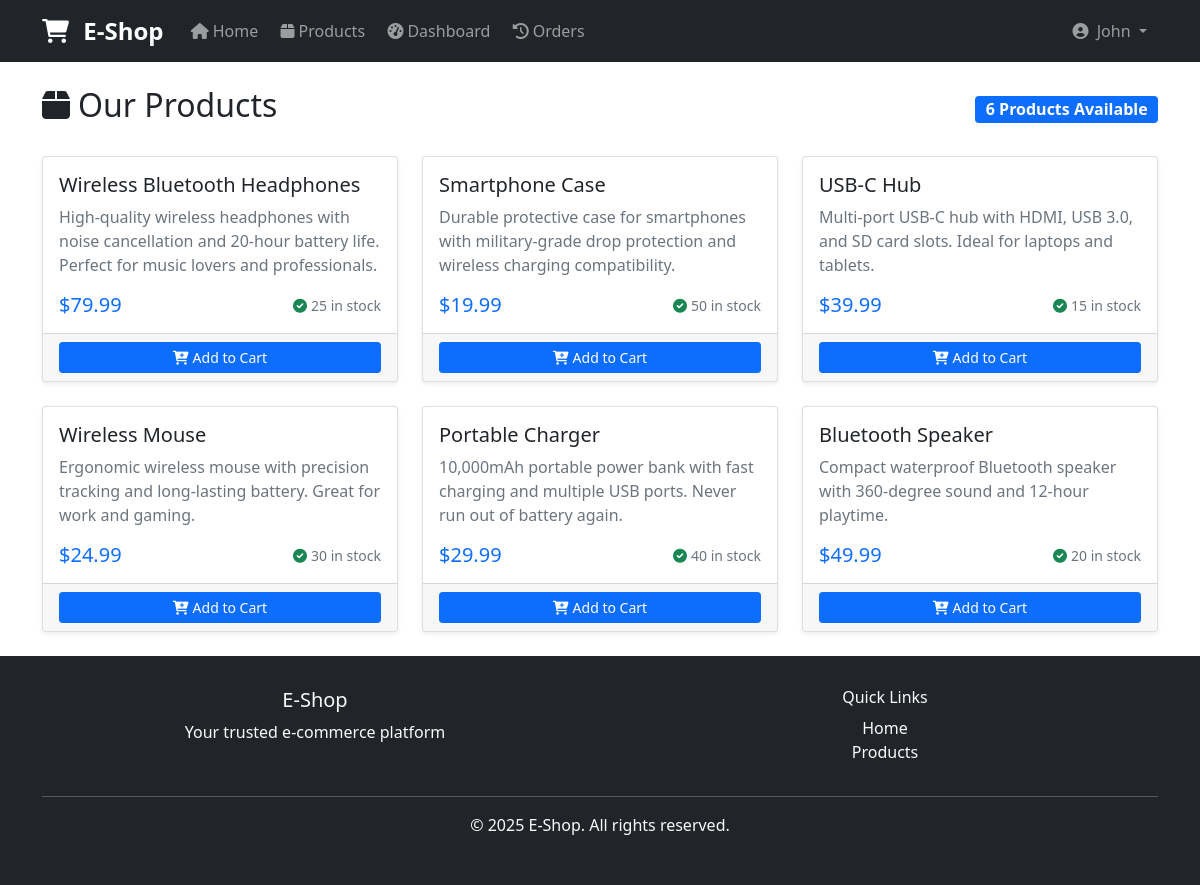
/store/products/ (signed in), run on the app's committed database.
### store/models.py (models this page shows, shortened)
class Product(models.Model):
	name = models.CharField(max_length=255)
	description = models.TextField()
	price = models.DecimalField(max_digits=10, decimal_places=2)
	stock = models.IntegerField()

### store/views.py (the view)
# urls.py: path('products/', views.products_view, name='products'),
def products_view(request):
    products = Product.objects.all()
    context = {
        'products': products,
    }
    return render(request, 'store/products.html', context)

### templates/store/products.html (shortened to what this page needs)
{% extends 'base.html' %}
{% block content %}
<div class="container mt-4">
    <div class="row">
        <div class="col-12">
            <div class="d-flex justify-content-between align-items-center mb-4">
                <h2><i class="fas fa-box me-2"></i>Our Products</h2>
                <span class="badge bg-primary fs-6">{{ products.count }} Products Available</span>
            </div>
        </div>
    </div>
    {% if products %}
        <div class="row">
            {% for product in products %}
                <div class="col-md-6 col-lg-4 mb-4">
                    <div class="card h-100 shadow-sm">
                        <div class="card-body">
                            <h5 class="card-title">{{ product.name }}</h5>
                            <p class="card-text text-muted">{{ product.description|truncatewords:20 }}</p>
                            <div class="d-flex justify-content-between align-items-center">
                                <span class="h5 text-primary mb-0">${{ product.price }}</span>
                                <small class="text-muted">
                                    {% if product.stock > 0 %}
                                        <i class="fas fa-check-circle text-success me-1"></i>{{ product.stock }} in stock
                                    {% else %}
                                        <i class="fas fa-times-circle text-danger me-1"></i>Out of stock
                                    {% endif %}
                                </small>
                            </div>
                        </div>
                        <div class="card-footer">
                            {% if product.stock > 0 %}
                                {% if user.is_authenticated %}
                                    <button class="btn btn-primary btn-sm w-100" onclick="alert('Add to cart functionality coming soon!')">
                                        <i class="fas fa-cart-plus me-1"></i>Add to Cart
                                    </button>
                                {% else %}
                                    <a href="{% url 'login' %}?next={% url 'products' %}" class="btn btn-outline-primary btn-sm w-100">
                                        <i class="fas fa-sign-in-alt me-1"></i>Login to Purchase
                                    </a>
                                {% endif %}
                            {% else %}
                                <button class="btn btn-secondary btn-sm w-100" disabled>
                                    <i class="fas fa-times me-1"></i>Out of Stock
                                </button>
                            {% endif %}
                        </div>
                    </div>
                </div>
            {% endfor %}
        </div>
    {% endif %}
</div>
{% endblock %}

### templates/base.html (shortened to what this page needs)
<!DOCTYPE html>
<html lang="en">
<head>
    <link href="https://cdn.jsdelivr.net/npm/bootstrap@5.1.3/dist/css/bootstrap.min.css" rel="stylesheet">
    <link rel="stylesheet" href="https://cdnjs.cloudflare.com/ajax/libs/font-awesome/6.0.0/css/all.min.css">
</head>
<body>
    <nav class="navbar navbar-expand-lg navbar-dark bg-dark">
        <div class="container">
            <a class="navbar-brand" href="{% url 'home' %}">
                <i class="fas fa-shopping-cart me-2"></i>
                E-Shop
            </a>
            <div class="collapse navbar-collapse" id="navbarNav">
                <ul class="navbar-nav me-auto">
                    <li class="nav-item">
                        <a class="nav-link" href="{% url 'home' %}">
                            <i class="fas fa-home me-1"></i>Home
                        </a>
                    </li>
                    <li class="nav-item">
                        <a class="nav-link" href="{% url 'products' %}">
                            <i class="fas fa-box me-1"></i>Products
                        </a>
                    </li>
                    {% if user.is_authenticated %}
                        <li class="nav-item">
                            <a class="nav-link" href="{% url 'dashboard' %}">
                                <i class="fas fa-tachometer-alt me-1"></i>Dashboard
                            </a>
                        </li>
                        <li class="nav-item">
                            <a class="nav-link" href="{% url 'order_history' %}">
                                <i class="fas fa-history me-1"></i>Orders
                            </a>
                        </li>
                    {% endif %}
                </ul>
                <ul class="navbar-nav">
                    {% if user.is_authenticated %}
                        <li class="nav-item dropdown">
                            <a class="nav-link dropdown-toggle user-greeting" href="#" id="navbarDropdown" role="button" data-bs-toggle="dropdown">
                                <i class="fas fa-user-circle me-1"></i>
                                {{ user.first_name|default:user.username }}
                            </a>
                        </li>
                    {% endif %}
                </ul>
            </div>
        </div>
    </nav>
    <main class="container-fluid">
        {% block content %}
        {% endblock %}
    </main>
    <footer class="bg-dark text-light text-center">
        <div class="container">
            <div class="row">
                <div class="col-md-6">
                    <h5>E-Shop</h5>
                    <p>Your trusted e-commerce platform</p>
                </div>
                <div class="col-md-6">
                    <h6>Quick Links</h6>
                    <ul class="list-unstyled">
                        <li><a href="{% url 'home' %}" class="text-light text-decoration-none">Home</a></li>
                        <li><a href="{% url 'products' %}" class="text-light text-decoration-none">Products</a></li>
                    </ul>
                </div>
            </div>
            <hr class="my-3">
            <p>&copy; {% now "Y" %} E-Shop. All rights reserved.</p>
        </div>
    </footer>
</body>
</html>

### templates/base.html (style rules this page uses)
.navbar-brand { font-weight: bold; font-size: 1.5rem; }
.navbar-nav .nav-link { font-weight: 500; margin: 0 0.2rem; }
footer { background-color: #f8f9fa; padding: 2rem 0; margin-top: auto; }
body { display: flex; flex-direction: column; min-height: 100vh; }
main { flex: 1; }
.user-greeting { color: #28a745; font-weight: 500; }

### data on the page
Product: name "Wireless Bluetooth Headphones", description "High-quality wireless headphones with noise cancellation and 20-hour battery life. Perfect for music lovers and professionals.", price "79.99", stock "25", shows "Add to Cart"
Product: name "Smartphone Case", description "Durable protective case for smartphones with military-grade drop protection and wireless charging compatibility.", price "19.99", stock "50", shows "Add to Cart"
Product: name "USB-C Hub", description "Multi-port USB-C hub with HDMI, USB 3.0, and SD card slots. Ideal for laptops and tablets.", price "39.99", stock "15", shows "Add to Cart"
Product: name "Wireless Mouse", description "Ergonomic wireless mouse with precision tracking and long-lasting battery. Great for work and gaming.", price "24.99", stock "30", shows "Add to Cart"
Product: name "Portable Charger", description "10,000mAh portable power bank with fast charging and multiple USB ports. Never run out of battery again.", price "29.99", stock "40", shows "Add to Cart"
Product: name "Bluetooth Speaker", description "Compact waterproof Bluetooth speaker with 360-degree sound and 12-hour playtime.", price "49.99", stock "20", shows "Add to Cart"

### other printed values
{{ user.first_name|default:user.username }} "John"
{{ products.count }} "6"
